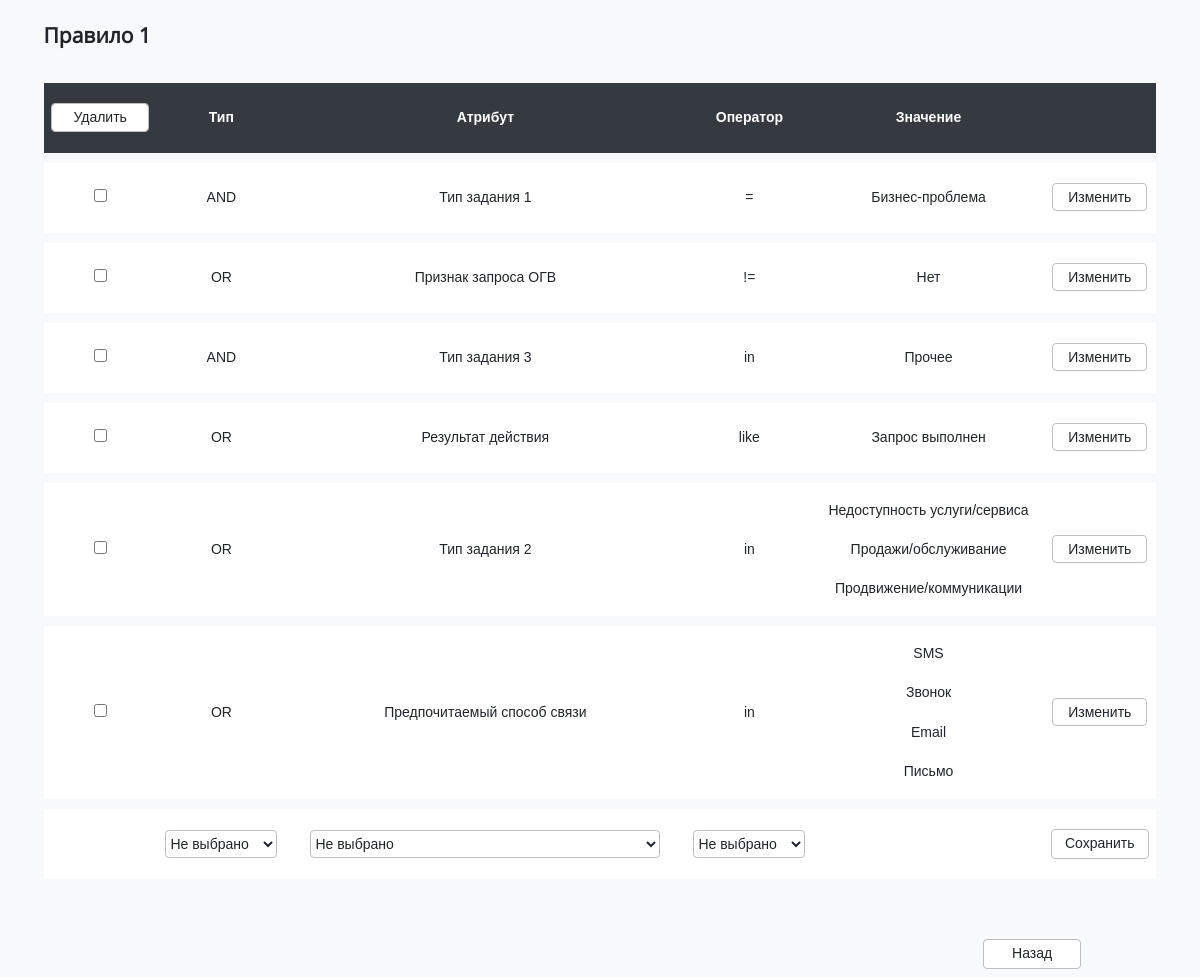
Page /polls/1/ on the earlier database version.
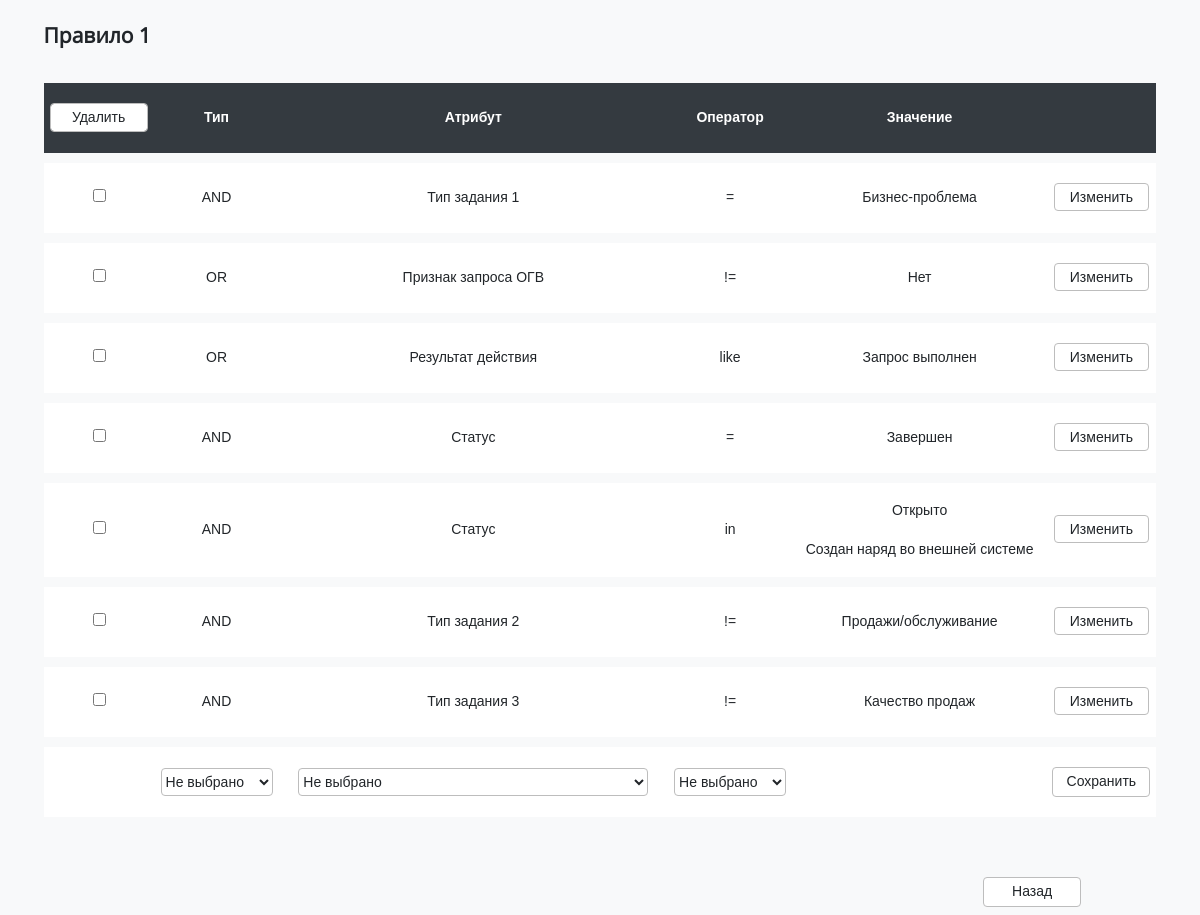
Same page on the later database version.
### polls/models.py (models this page shows, shortened)
class Rule(m.Model):
    name = m.CharField('Название', max_length = 200)
    queue = m.CharField('Очередь', max_length = 200, choices = [(i,i) for i in Dictionaries.all_queues], default = '-')
    rule_range = m.IntegerField('Ранг',unique=True)
    creator = m.CharField('Пользователь, который создал правило', max_length = 20)
    updator = m.CharField('Пользователь, который последним изменил правило', max_length = 20)
    create_date = m.DateTimeField('Дата создания правила', auto_now=False, auto_now_add=True)
    update_date = m.DateTimeField('Дата последнего изменения правила',auto_now=True, auto_now_add=False)
    class Meta:
        verbose_name = "Правило"
        verbose_name_plural = "Список правил"

class Task(m.Model):
    rule = m.ForeignKey(Rule, on_delete = m.CASCADE, verbose_name="Правило")
    operation_type = m.CharField('Тип', max_length = 5, choices = [(i,i) for i in Dictionaries.all_operations], default = '-')
    attribute = m.CharField('Атрибут', max_length = 200, choices = [(i[0],i[0]) for i in list(Dictionaries.all_attributes.items())], default = '-')
    operator = m.CharField('Оператор', max_length = 200, choices = [(i,i) for i in Dictionaries.all_operators], default = '-')
    value = m.CharField('Значение', max_length = 200)
    class Meta:
        verbose_name = "Правило маршрутизации заданий"
        verbose_name_plural = "Правила маршрутизации заданий"

### polls/views.py (the view)
# urls.py: path('<int:rule_id>/', views.detail, name='detail'),
def detail(request, rule_id):
    try:
        rule = Rule.objects.get(id = rule_id)
        task = Task.objects.filter(rule = rule)
        sort_type = request.GET.get('sort', None)
        if sort_type:
            task = task.order_by(sort_type)
        new_operation = request.GET.get('operation', None)
        new_attribute = request.GET.get('attribute', None)
        new_operator = request.GET.get('operator', None)
        type1_attribute = None
        type2_attribute = None
        for i in task:
            if i.attribute == 'Тип задания 1':
                type1_attribute = i.value
            elif i.attribute == 'Тип задания 2':
                type2_attribute = i.value
    except:
        raise Http404("Правило не найдено")
    return render(request, 'polls/detail.html', {'rule': rule.name, 'task': task, 'Dictionaries': Dictionaries,
                                                'attribute_temp': new_attribute, 'type1': type1_attribute,
                                                'type2':type2_attribute, 'new_operation': new_operation, 'new_operator': new_operator})

### polls/templatetags/choose_operators.py (called while the page is built)
@register.simple_tag()
def check_attribute(arg, type1, type2):
    if arg == 'Тип задания 2' and type1 or arg == 'Тип задания 3' and type1 and type2 or arg != 'Тип задания 2' and arg != 'Тип задания 3':
        return True
    return False

@register.simple_tag()
def make_values_list(arg):
    if arg[0] == '[':
        arg1 = arg.replace('[','')
        arg1 = arg1.replace(']','')
        arg1 = arg1.replace("'",'')
        res = []
        t = ''
        for i in range(len(arg1)):
            if arg1[i] != ',':
                t += arg1[i]
            else:
                res.append(t)
                t = ''
        res.append(t)
        return res
    else: return [arg]

### polls/templates/polls/detail.html (shortened to what this page needs)
{% extends 'base.html' %}
{% block content %}
    {% load choose_operators %}
    <h2>{{rule}}</h2>
    <table class="table">
        <form action="delete/" method="post">
            <thead class="table-head">
                <tr>
                    <th><input type="submit" class="submit_button" value="Удалить"></th>
                    <th onclick="location.href='?sort=operation_type'">Тип</th>
                    <th onclick="location.href='?sort=attribute'">Атрибут</th>
                    <th onclick="location.href='?sort=operator'">Оператор</th>
                    <th>Значение</th>
                    <th></th>
                </tr>
            </thead>
            {% if task %}
                {% for t in task %}
                    <tr class="row">
                        <td><input type="checkbox"  value="{{t.id}}" name="checks"></td>
                        <td><p>{{t.operation_type}}</p></td>
                        <td><p>{{t.attribute}}</p></td>
                        <td><p>{{t.operator}}</p></td>
                        <td>
                            {% make_values_list t.value as list_value %}
                            {% for i in list_value %}
                                <p>{{i}}</p>
                            {% endfor %}
                        </td>
                        <td><a class="a_button" href="update/{{t.id}}">Изменить</a></td>
                    </tr>
                {% endfor %}
            {% endif %}
        </form>
        <form action="add/" method="post">
            <tr class="row">
                <td></td>
                <td>
                    <select id="t_operation" name="operation_new" onchange="location.href='?operation='+value+'&';">
                        <option value="">Не выбрано</option>
                    </select>
                </td>
                <td>
                    <select id="t_attribute_new" name="attribute_new" onchange="location.href+='attribute='+value+'&';">
                        <option value="">Не выбрано</option>
                    </select>
                </td>
                <td>
                    <select id="t_operator_new" name="operator_new" onchange="location.href+='operator='+value;">
                        <option value="">Не выбрано</option>
                   </select>
                </td>
                <td>
                </td>
                <td><input type="submit" class="submit_button" value="Сохранить"></td>
            </tr>
        </form>
    </table>
    <br><br>
    <div class="back">
        <form action="back/">
            <input type="submit" class="submit_button" class="back" value="Назад">
        </form>
    </div>
{% endblock %}

### polls/templates/base.html (shortened to what this page needs)
{% load static %}
<!DOCTYPE html>
<html lang="en">
<head>
    <link rel="stylesheet" href="{% static 'css/stylesheet.css' %}" type="text/css">
</head>
<body>
    {% block content %}{% endblock %}
</body>
</html>

### static/css/stylesheet.css (style rules this page uses)
h2 { font-family: Open_Sans-Reg; text-align: left; padding-left: 3%; }
body { background-color: #f8f9fa; font-family: "Poppins", Arial, sans-serif; font-size: 14px; text-align: center; line-height: 1.8; color: #212529; }
#t_value_new, #t_attribute_new { width: 25em; }
.sel_rule_queue, .inp_rule_name, #t_operator_new, #t_operation { width: 8em; }
.back { margin-left: 73%; }
select { font-family: inherit; font-size: inherit; line-height: inherit; color: inherit; background-color: #fff; background-clip: padding-box; border: 1px solid #bdbdbd; border-radius: 0.25rem; transition: border-color 0.15s ease-in-out, box-shadow 0.15s ease-in-out; width: 60%; min-height: 1.8rem; }
.submit_button { font-family: inherit; font-size: inherit; line-height: 1.8; color: #212529; background-color: #fff; background-clip: padding-box; border: 1px solid #bdbdbd; border-radius: 0.25rem; transition: border-color 0.15s ease-in-out, box-shadow 0.15s ease-in-out; width: 7em; }
.a_button { font-family: inherit; font-size: inherit; line-height: 1.8; color: inherit; background-color: #fff; background-clip: padding-box; border: 1px solid #bdbdbd; border-radius: 0.25rem; transition: border-color 0.15s ease-in-out, box-shadow 0.15s ease-in-out; padding: 5px 15px; text-decoration: none; width: 7em; }
.table-head { color: #fff; background-color: #343a40; font-weight: bold; height: 5em; }
.table { border: none; background-color: #f8f9fa; vertical-align: top; box-sizing: border-box; min-width: 1000px !important; width: 100%; border-collapse: separate; border-spacing: 0 10px; padding-right: 3%; padding-left: 3%; }
.row { background-color: #fff; height: 5em; }

Differences in the rows shown:
removed Task: operation_type "AND", attribute "Тип задания 3", operator "in", list_value "Прочее"
removed Task: operation_type "OR", attribute "Тип задания 2", operator "in", list_value "Недоступность услуги/сервиса" "Продажи/обслуживание" "Продвижение/коммуникации"
removed Task: operation_type "OR", attribute "Предпочитаемый способ связи", operator "in", list_value "SMS" "Звонок" "Email" "Письмо"
added Task: operation_type "AND", attribute "Статус", operator "=", list_value "Завершен"
added Task: operation_type "AND", attribute "Статус", operator "in", list_value "Открыто" "Создан наряд во внешней системе"
added Task: operation_type "AND", attribute "Тип задания 2", operator "!=", list_value "Продажи/обслуживание"
added Task: operation_type "AND", attribute "Тип задания 3", operator "!=", list_value "Качество продаж"
